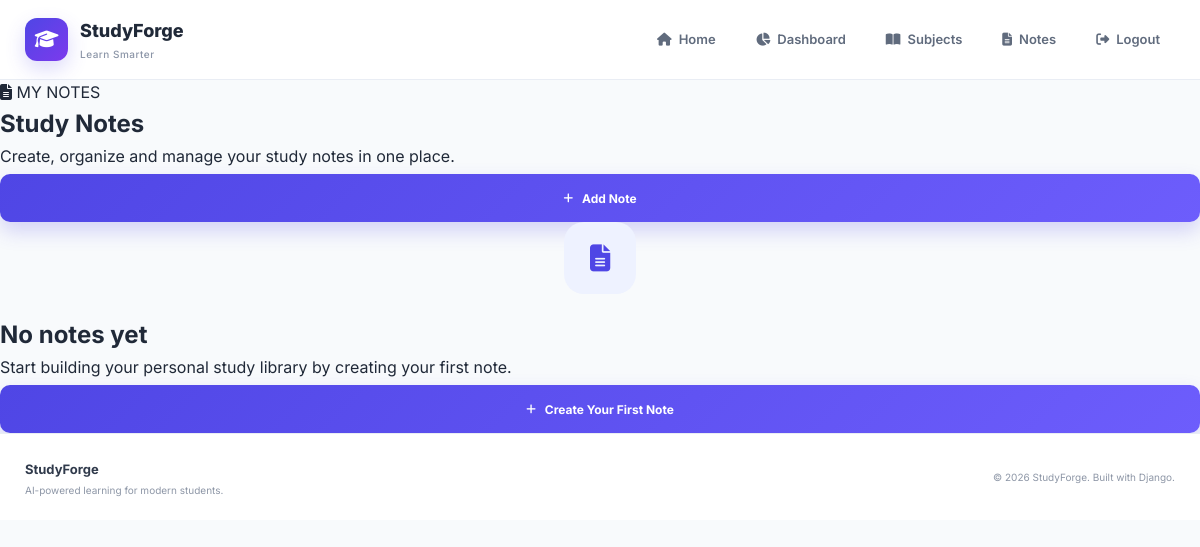
The page /notes/ (signed in) on the database as committed earlier.
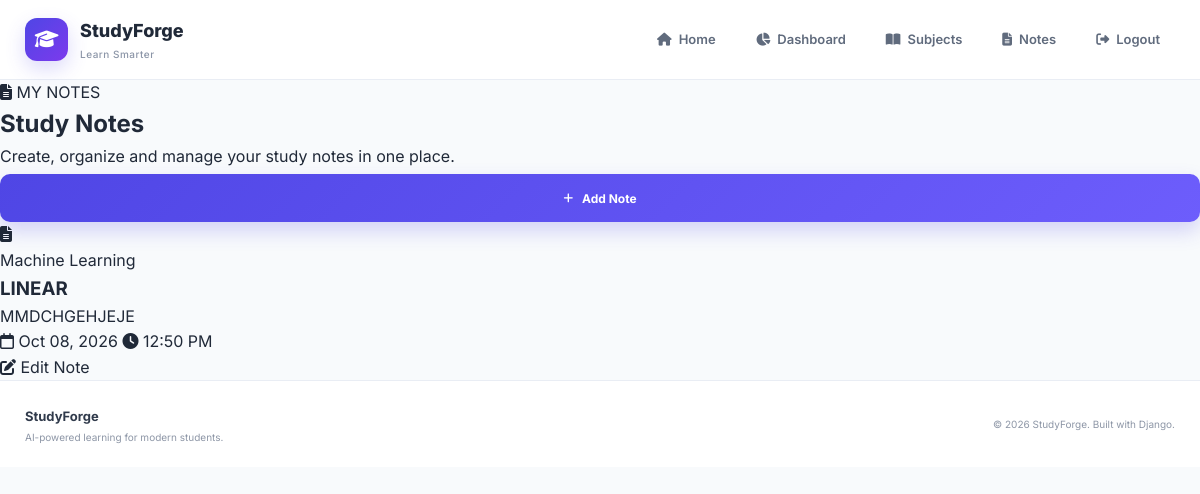
The same page on the database as committed later.
### accounts/models.py (models this page shows, shortened)
class Note(models.Model):
    user = models.ForeignKey(
        User,
        on_delete=models.CASCADE
    )
    subject = models.ForeignKey(
        Subject,
        on_delete=models.CASCADE,
        related_name='notes'
    )
    title = models.CharField(
        max_length=200
    )
    content = models.TextField()
    created_at = models.DateTimeField(
        auto_now_add=True
    )
    updated_at = models.DateTimeField(
        auto_now=True
    )

class Subject(models.Model):
    user = models.ForeignKey(
        User,
        on_delete=models.CASCADE
    )
    name = models.CharField(
        max_length=100
    )
    description = models.TextField(
        blank=True
    )
    created_at = models.DateTimeField(
        auto_now_add=True
    )

### accounts/views.py (the view)
@login_required(login_url='login')
def notes(request):
    notes = Note.objects.filter(user=request.user)
    return render(request, 'notes.html', {
        'notes': notes
    })

### accounts/templates/notes.html (shortened to what this page needs)
{% extends 'base.html' %}
{% block content %}
<section class="notes-section">
    <div class="notes-container">
        <div class="notes-header">
            <div>
                <span class="dashboard-badge">
                    <i class="fa-solid fa-file-lines"></i>
                    MY NOTES
                </span>
                <h1>Study Notes</h1>
                <p>
                    Create, organize and manage your study notes
                    in one place.
                </p>
            </div>
            <a href="{% url 'create_note' %}" class="register-button">
                <i class="fa-solid fa-plus"></i>
                Add Note
            </a>
        </div>
        {% if notes %}
            <div class="notes-grid">
                {% for note in notes %}
                    <div class="note-card">
                        <div class="note-card-top">
                            <div class="note-card-icon">
                                <i class="fa-solid fa-file-lines"></i>
                            </div>
                            <span class="note-subject">
                                {{ note.subject.name }}
                            </span>
                        </div>
                        <div class="note-card-content">
                            <h3>{{ note.title }}</h3>
                            <p>
                                {{ note.content|truncatewords:25 }}
                            </p>
                        </div>
                        <div class="note-card-footer">
                            <span>
                                <i class="fa-regular fa-calendar"></i>
                                {{ note.created_at|date:"M d, Y" }}
                            </span>
                            <span>
                                <i class="fa-solid fa-clock"></i>
                                {{ note.created_at|date:"g:i A" }}
                            </span>
                        </div>
                        <div class="note-card-actions">
                            <a
                                href="{% url 'edit_note' note.id %}"
                                class="edit-note-button"
                            >
                                <i class="fa-solid fa-pen-to-square"></i>
                                Edit Note
                            </a>
                        </div>
                    </div>
                {% endfor %}
            </div>
        {% else %}
            <div class="empty-notes">
                <div class="empty-icon">
                    <i class="fa-solid fa-file-lines"></i>
                </div>
                <h2>No notes yet</h2>
                <p>
                    Start building your personal study library
                    by creating your first note.
                </p>
                <a href="{% url 'create_note' %}" class="register-button">
                    <i class="fa-solid fa-plus"></i>
                    Create Your First Note
                </a>
            </div>
        {% endif %}
    </div>
</section>
{% endblock %}

Rows that differ between the two databases and show on the page:
added Note: subject.name "Machine Learning", title "LINEAR", content "MMDCHGEHJEJE", created_at "Oct 08, 2026", created_at "12:50 PM"
Other text that changed with them:
text no longer shown: "No notes yet Start building your personal study library by creating your first note. Create Your First Note"
